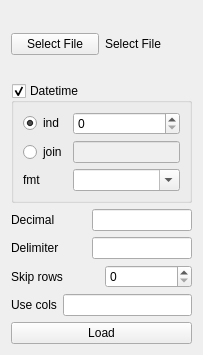
<?xml version="1.0" encoding="UTF-8"?>
<ui version="4.0">
 <class>Form</class>
 <widget class="QWidget" name="Form">
  <property name="geometry">
   <rect>
    <x>0</x>
    <y>0</y>
    <width>203</width>
    <height>355</height>
   </rect>
  </property>
  <property name="windowTitle">
   <string>Form</string>
  </property>
  <layout class="QVBoxLayout" name="verticalLayout">
   <item>
    <layout class="QHBoxLayout" name="horizontalLayout">
     <item>
      <widget class="QPushButton" name="pushButton_selectFile">
       <property name="toolTip">
        <string>Select ASCII column-based file to load data</string>
       </property>
       <property name="statusTip">
        <string>Select ASCII column-based file to load data</string>
       </property>
       <property name="text">
        <string>Select File</string>
       </property>
      </widget>
     </item>
     <item>
      <widget class="QLabel" name="label_selectFile">
       <property name="text">
        <string>Select File</string>
       </property>
      </widget>
     </item>
    </layout>
   </item>
   <item>
    <widget class="QGroupBox" name="groupBox_dateTime">
     <property name="title">
      <string>Datetime</string>
     </property>
     <property name="checkable">
      <bool>true</bool>
     </property>
     <layout class="QGridLayout" name="gridLayout">
      <item row="0" column="0">
       <widget class="QRadioButton" name="radioButton_columnIndex">
        <property name="toolTip">
         <string>Column to use as the row labels of the DataFrame (0-based)</string>
        </property>
        <property name="statusTip">
         <string>Column to use as the row labels of the DataFrame (0-based)</string>
        </property>
        <property name="text">
         <string>ind</string>
        </property>
        <property name="checked">
         <bool>true</bool>
        </property>
       </widget>
      </item>
      <item row="0" column="1">
       <widget class="QSpinBox" name="spinBox_columnIndex">
        <property name="toolTip">
         <string>Column to use as the row labels of the DataFrame (0-based)</string>
        </property>
        <property name="statusTip">
         <string>Column to use as the row labels of the DataFrame (0-based)</string>
        </property>
       </widget>
      </item>
      <item row="1" column="0">
       <widget class="QRadioButton" name="radioButton_combineColumn">
        <property name="toolTip">
         <string>If [1, 2, 3] -&gt; try parsing columns 1, 2, 3 each as a separate date column. If [[1, 3]] -&gt; combine columns 1 and 3 and parse as a single date column. {‘foo’ : [1, 3]} -&gt; parse columns 1, 3 as date and call result ‘foo’ A fast-path exists for iso8601-formatted dates.</string>
        </property>
        <property name="statusTip">
         <string>If [1, 2, 3] -&gt; try parsing columns 1, 2, 3 each as a separate date column. If [[1, 3]] -&gt; combine columns 1 and 3 and parse as a single date column. {‘foo’ : [1, 3]} -&gt; parse columns 1, 3 as date and call result ‘foo’ A fast-path exists for iso8601-formatted dates.</string>
        </property>
        <property name="text">
         <string>join</string>
        </property>
       </widget>
      </item>
      <item row="1" column="1">
       <widget class="QLineEdit" name="lineEdit_combineColumn">
        <property name="enabled">
         <bool>false</bool>
        </property>
        <property name="toolTip">
         <string>If [1, 2, 3] -&gt; try parsing columns 1, 2, 3 each as a separate date column. If [[1, 3]] -&gt; combine columns 1 and 3 and parse as a single date column. {‘foo’ : [1, 3]} -&gt; parse columns 1, 3 as date and call result ‘foo’ A fast-path exists for iso8601-formatted dates.</string>
        </property>
        <property name="statusTip">
         <string>If [1, 2, 3] -&gt; try parsing columns 1, 2, 3 each as a separate date column. If [[1, 3]] -&gt; combine columns 1 and 3 and parse as a single date column. {‘foo’ : [1, 3]} -&gt; parse columns 1, 3 as date and call result ‘foo’ A fast-path exists for iso8601-formatted dates.</string>
        </property>
       </widget>
      </item>
      <item row="2" column="0">
       <widget class="QLabel" name="label">
        <property name="text">
         <string>fmt</string>
        </property>
       </widget>
      </item>
      <item row="2" column="1">
       <widget class="QComboBox" name="comboBox_datetimeParser">
        <property name="font">
         <font>
          <pointsize>8</pointsize>
         </font>
        </property>
        <property name="toolTip">
         <string>Select format of the date-time column. This string will be forwarded to function &quot;datetime.strptime()&quot;</string>
        </property>
        <property name="statusTip">
         <string>Select format of the date-time column. This string will be forwarded to function &quot;datetime.strptime()&quot;</string>
        </property>
        <property name="editable">
         <bool>true</bool>
        </property>
        <property name="iconSize">
         <size>
          <width>10</width>
          <height>10</height>
         </size>
        </property>
        <property name="frame">
         <bool>true</bool>
        </property>
       </widget>
      </item>
     </layout>
    </widget>
   </item>
   <item>
    <layout class="QHBoxLayout" name="horizontalLayout_2">
     <item>
      <widget class="QLabel" name="label_2">
       <property name="text">
        <string>Decimal</string>
       </property>
      </widget>
     </item>
     <item>
      <widget class="QLineEdit" name="lineEdit_decimal">
       <property name="maximumSize">
        <size>
         <width>100</width>
         <height>16777215</height>
        </size>
       </property>
       <property name="acceptDrops">
        <bool>false</bool>
       </property>
       <property name="toolTip">
        <string>Character to recognize as decimal point. E.g. use ‘,’ for European data</string>
       </property>
       <property name="statusTip">
        <string>Character to recognize as decimal point. E.g. use ‘,’ for European data</string>
       </property>
      </widget>
     </item>
    </layout>
   </item>
   <item>
    <layout class="QHBoxLayout" name="horizontalLayout_3">
     <item>
      <widget class="QLabel" name="label_3">
       <property name="text">
        <string>Delimiter</string>
       </property>
      </widget>
     </item>
     <item>
      <widget class="QLineEdit" name="lineEdit_delimiter">
       <property name="maximumSize">
        <size>
         <width>100</width>
         <height>16777215</height>
        </size>
       </property>
       <property name="acceptDrops">
        <bool>false</bool>
       </property>
       <property name="toolTip">
        <string>Delimiter to use. Regular expressions are accepted</string>
       </property>
       <property name="statusTip">
        <string>Delimiter to use. Regular expressions are accepted</string>
       </property>
      </widget>
     </item>
    </layout>
   </item>
   <item>
    <layout class="QHBoxLayout" name="horizontalLayout_4">
     <item>
      <widget class="QLabel" name="label_4">
       <property name="text">
        <string>Skip rows</string>
       </property>
      </widget>
     </item>
     <item>
      <widget class="QSpinBox" name="spinBox_skiprows">
       <property name="maximumSize">
        <size>
         <width>100</width>
         <height>16777215</height>
        </size>
       </property>
       <property name="toolTip">
        <string>Line numbers to skip (0-indexed) or number of lines to skip (int) at the start of the file</string>
       </property>
       <property name="statusTip">
        <string>Line numbers to skip (0-indexed) or number of lines to skip (int) at the start of the file</string>
       </property>
      </widget>
     </item>
    </layout>
   </item>
   <item>
    <layout class="QHBoxLayout" name="horizontalLayout_5">
     <item>
      <widget class="QLabel" name="label_5">
       <property name="text">
        <string>Use cols</string>
       </property>
      </widget>
     </item>
     <item>
      <widget class="QLineEdit" name="lineEdit_useCols">
       <property name="maximumSize">
        <size>
         <width>1000</width>
         <height>16777215</height>
        </size>
       </property>
       <property name="acceptDrops">
        <bool>false</bool>
       </property>
       <property name="toolTip">
        <string>Comma separated list of column indices (0-based) to be read. If this field is left emty - will read all columns</string>
       </property>
       <property name="statusTip">
        <string>Comma separated list of column indices (0-based) to be read. If this field is left emty - will read all columns</string>
       </property>
      </widget>
     </item>
    </layout>
   </item>
   <item>
    <widget class="QPushButton" name="pushButton_load">
     <property name="toolTip">
      <string>Actually load data</string>
     </property>
     <property name="statusTip">
      <string>Actually load data</string>
     </property>
     <property name="text">
      <string>Load</string>
     </property>
    </widget>
   </item>
  </layout>
 </widget>
 <resources/>
 <connections/>
</ui>
